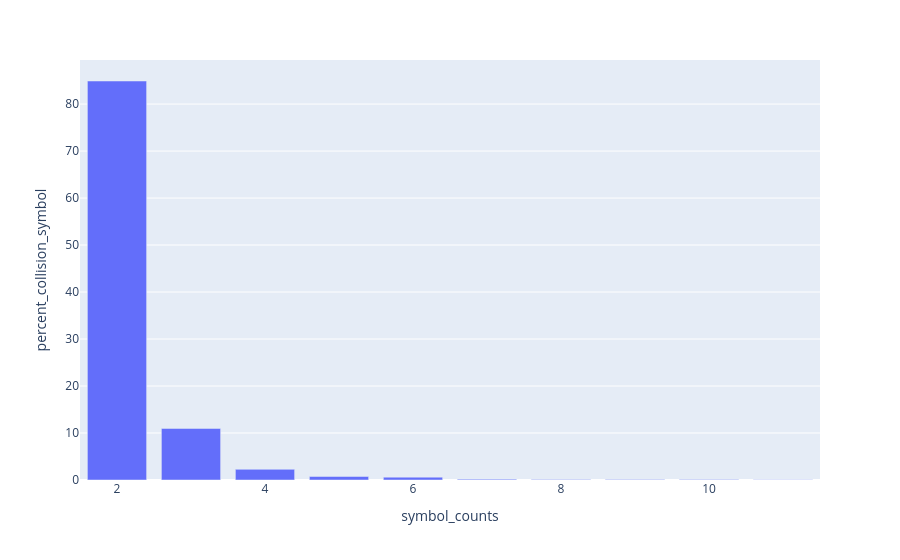

Notebook cell for this chart:
### Code cell
create_ambiguous_symbol_histogram(ensg_ambiguous_symbol_counts, "ENSG", ensg_ambiguous_symbol_set_count)

### Figure 1 — Plotly figure (JSON) as saved in the notebook; plotly's stock layout.template omitted (floating-point values rounded to 4 significant figures)
{"data": [{"alignmentgroup": "True", "hovertemplate": "symbol_counts=%{x}<br>percent_collision_symbol=%{y}<extra></extra>", "legendgroup": "", "marker": {"color": "#636efa", "pattern": {"shape": ""}}, "name": "", "offsetgroup": "", "orientation": "v", "showlegend": false, "textposition": "auto", "type": "bar", "x": [2, 3, 4, 5, 6, 7, 8, 9, 10, 11], "xaxis": "x", "y": [84.91, 10.97, 2.269, 0.7407, 0.6019, 0.1852, 0.09259, 0.09259, 0.09259, 0.0463], "yaxis": "y"}], "layout": {"barmode": "relative", "legend": {"tracegroupgap": 0}, "margin": {"t": 60}, "xaxis": {"anchor": "y", "domain": [0, 1], "title": {"text": "symbol_counts"}}, "yaxis": {"anchor": "x", "domain": [0, 1], "title": {"text": "percent_collision_symbol"}}}}
